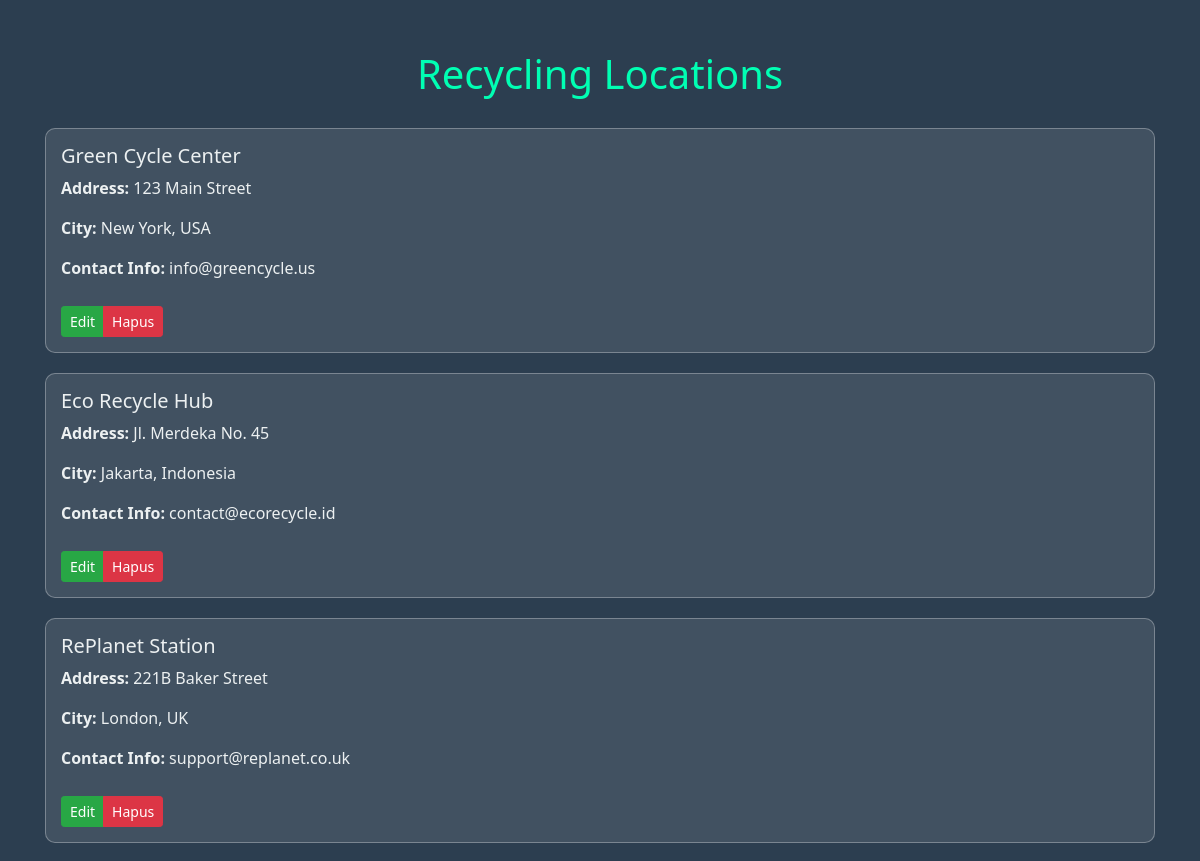
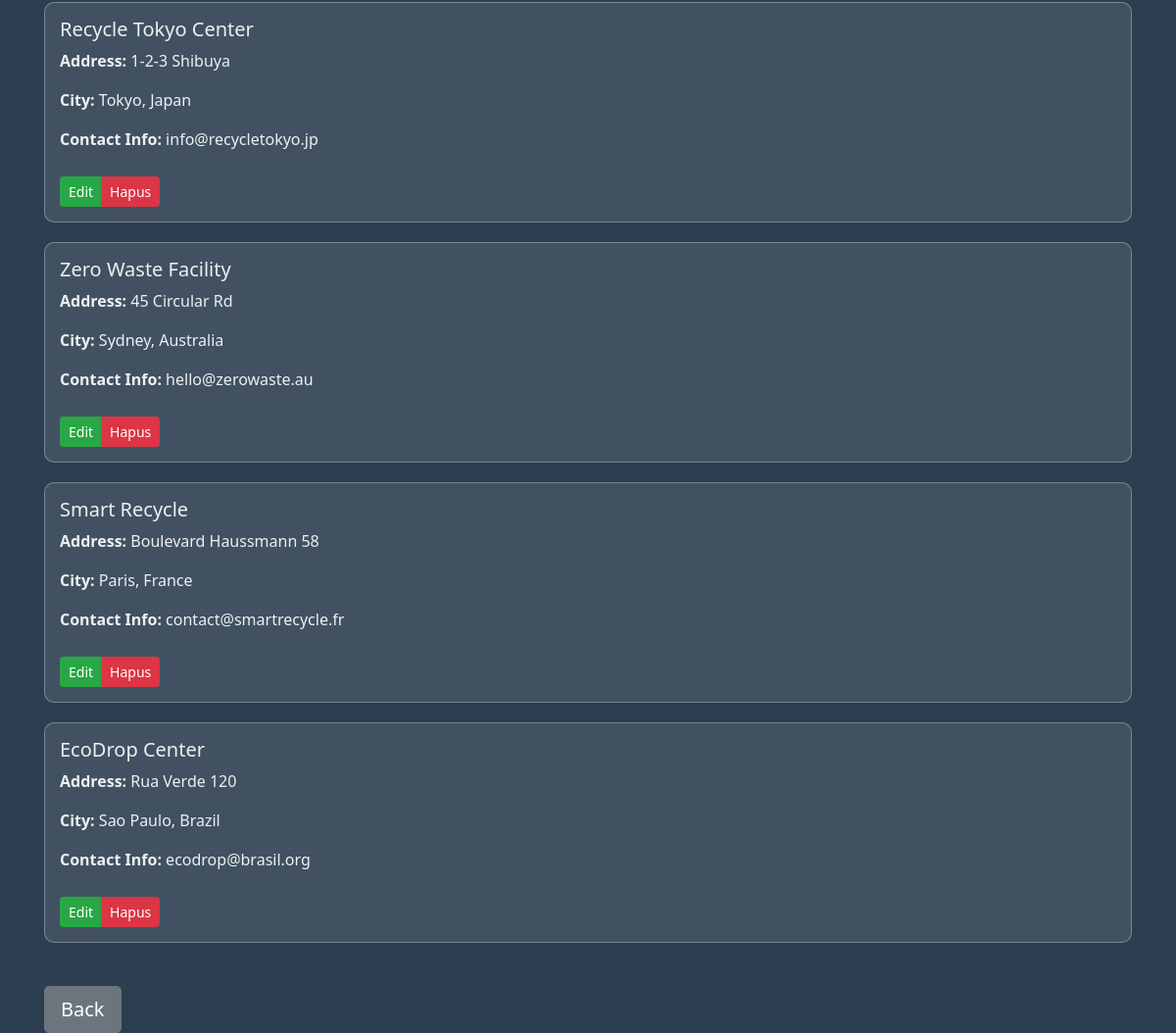
Screenshot of /worlds.php with the database file from the repository (2 pictures, top to bottom).
### tables this page shows
CREATE TABLE `recycling_locations` (
  `id` int(11) NOT NULL,
  `name` varchar(100) NOT NULL,
  `address` text NOT NULL,
  `city` varchar(100) DEFAULT NULL,
  `contact_info` varchar(100) DEFAULT NULL
);

### worlds.php (the view, shortened to what this page needs)
<?php
$servername = "localhost";
$username = "root";
$password = "";
$dbname = "recycle";
$conn = new mysqli($servername, $username, $password, $dbname);
$sql = "SELECT id, name, address, city, contact_info FROM recycling_locations";
$result = $conn->query($sql);
?>
<!DOCTYPE html>
<html lang="en">
<head>
    <link href="https://stackpath.bootstrapcdn.com/bootstrap/4.5.2/css/bootstrap.min.css" rel="stylesheet">
</head>
<body>
    <div class="container">
        <h1>Recycling Locations</h1>
        <?php
        if ($result->num_rows > 0) {
            while ($row = $result->fetch_assoc()) {
                echo "<div class='location-card'>";
                echo "<h5>" . htmlspecialchars($row["name"]) . "</h5>";
                echo "<p><strong>Address:</strong> " . htmlspecialchars($row["address"]) . "</p>";
                echo "<p><strong>City:</strong> " . htmlspecialchars($row["city"]) . "</p>";
                echo "<p><strong>Contact Info:</strong> " . htmlspecialchars($row["contact_info"]) . "</p>";
                echo "<div class='btn-group'>";
                echo "<a href='edit_location.php?id=" . $row["id"] . "' class='btn btn-success btn-sm'>Edit</a> ";
                echo "<a href='delete_location.php?id=" . $row["id"] . "' class='btn btn-danger btn-sm' onclick=\"return confirm('Yakin ingin menghapus lokasi ini?');\">Hapus</a>";
                echo "</div>";
                echo "</div>";
            }
        } else {
            echo "<div class='alert alert-warning' role='alert'>Tidak ada lokasi daur ulang ditemukan.</div>";
        }
        ?>
        <a href="homepage.php" class="btn btn-secondary btn-lg mt-4">Back</a>
    </div>
</body>
</html>

### worlds.php (style rules this page uses)
body { background-color: #2c3e50; color: #ecf0f1; font-family: 'Segoe UI', sans-serif; }
.container { margin-top: 50px; }
h1 { color: #00ffb3; text-align: center; margin-bottom: 30px; }
.location-card { background-color: rgba(255, 255, 255, 0.1); border: 1px solid rgba(255, 255, 255, 0.3); border-radius: 10px; padding: 15px; margin-bottom: 20px; }
.btn-group { margin-top: 10px; }

### rows the page displays
recycling_locations: name "Green Cycle Center", address "123 Main Street", city "New York, USA", contact_info "info@greencycle.us"
recycling_locations: name "Eco Recycle Hub", address "Jl. Merdeka No. 45", city "Jakarta, Indonesia", contact_info "contact@ecorecycle.id"
recycling_locations: name "RePlanet Station", address "221B Baker Street", city "London, UK", contact_info "support@replanet.co.uk"
recycling_locations: name "Recycle Tokyo Center", address "1-2-3 Shibuya", city "Tokyo, Japan", contact_info "info@recycletokyo.jp"
recycling_locations: name "Zero Waste Facility", address "45 Circular Rd", city "Sydney, Australia", contact_info "hello@zerowaste.au"
recycling_locations: name "Smart Recycle", address "Boulevard Haussmann 58", city "Paris, France", contact_info "contact@smartrecycle.fr"
recycling_locations: name "EcoDrop Center", address "Rua Verde 120", city "Sao Paulo, Brazil", contact_info "ecodrop@brasil.org"
